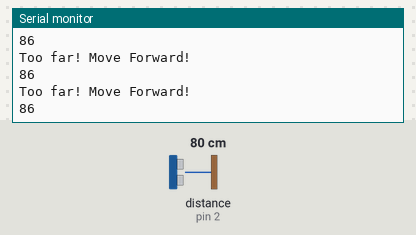
Simulated run of this sketch. Board: Arduino Uno, built with avr-gcc and run on an emulated ATmega328P. On the bench: the last lines printed to the serial monitor. Wiring (inferred from the names in the program): ultrasonic range finder: trigger pin 4; echo pin 2. The test bench sets the inputs (shaded band); at power-on: distance to the obstacle (sensor on pin 2) 80 cm. The echo pulse lasts 58.3 µs per cm.

Above: at 1.2 s.
1.3 s: distance to the obstacle (sensor on pin 2) set to 2 cm
At 1.55 s:
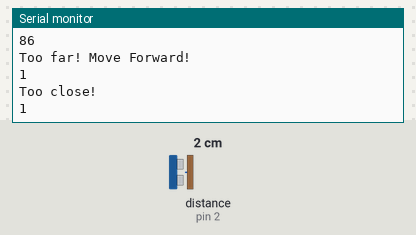
3.0 s: distance to the obstacle (sensor on pin 2) set to 120 cm
At 3.2 s:
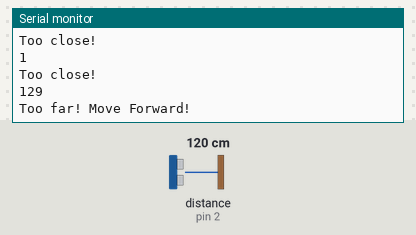
6.0 s: distance to the obstacle (sensor on pin 2) set to 35 cm
At 6.09 s:
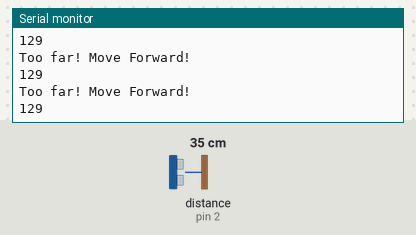
Timing chart, 0 to 9.0 s (numbered marks = the images above; inputs shaded):
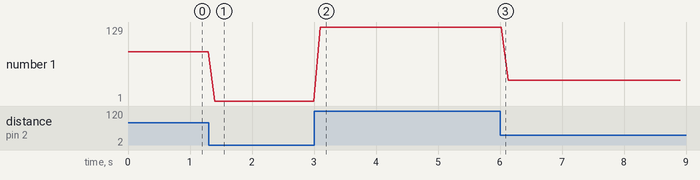

Measured:
- after the input at 1.3 s, the serial monitor: prints a new line after 0.10 s (image 1)
- after the input at 3.0 s, the serial monitor: prints a new line after 0.10 s (image 2)
- plotted number 1: 86 → 1 after the input at 1.3 s, 1 → 129 after the input at 3.0 s, 129 → 37 after the input at 6.0 s

The sketch:

Ultrasonic_Sensor_Far_or_Close.ino
```cpp
// sound travels 34200 per second
//serial means one after another

long duration;
long distance;
long cm;
int echoPin=2;
int trigPin=4;
void setup ()
{
  pinMode(trigPin, OUTPUT);
  pinMode(echoPin, INPUT);
  Serial.begin(9600); //9600 = baud rate
}
void loop()
{
  distance = getDistance();
  if(distance>30 || distance == 0)
 {
    Serial.println("Too far! Move Forward!");
 }

if (distance < 15)
{
  Serial.println("Too close!");
}
}
    long getDistance()
    {
   digitalWrite(trigPin, LOW);
 delayMicroseconds(5);
 digitalWrite (trigPin, HIGH);
 delayMicroseconds(5);
 //reset the trigger pin
 digitalWrite (trigPin,LOW);
 //store the microseconds
 duration = pulseIn(echoPin, HIGH);
 //27 microseconds per cm travelled, and it travels to and fro
 cm = duration/54;
 Serial.println (cm);
  delay (100);
 return cm;
    }
```
